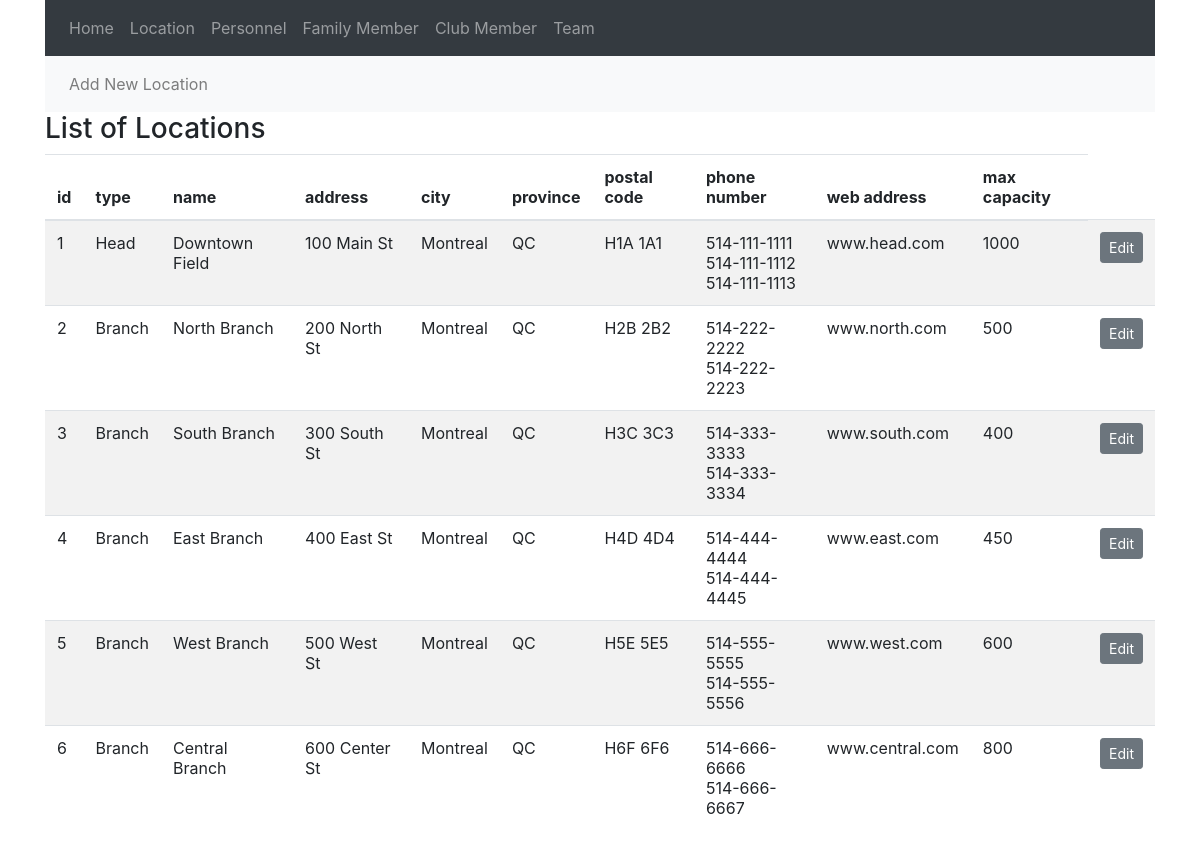
The app's page /Location, older data.
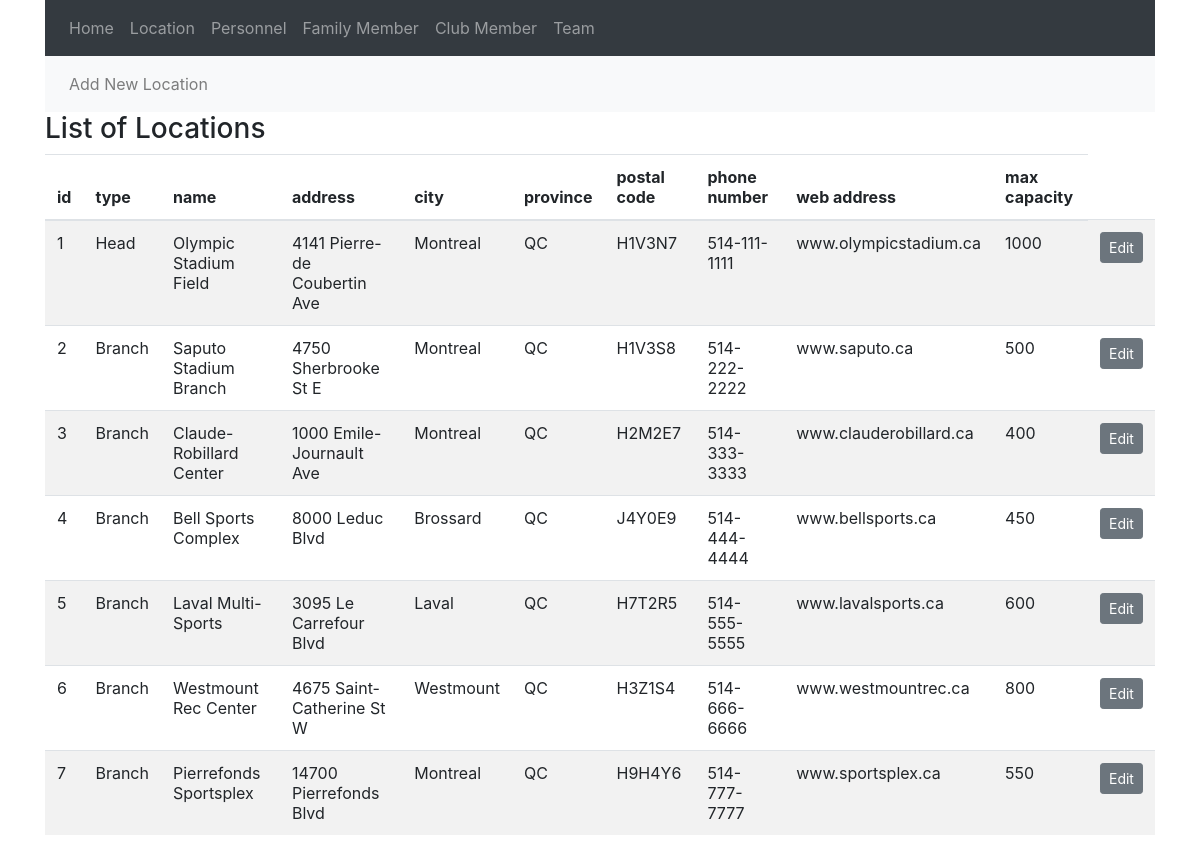
The same page, newer data.
### tables this page shows
CREATE TABLE Location (
    location_id INT AUTO_INCREMENT PRIMARY KEY,
    location_name VARCHAR(100) NOT NULL,
    location_type ENUM('Head','Branch') NOT NULL,
    address VARCHAR(200),
    city VARCHAR(100),
    province VARCHAR(50),
    postal_code VARCHAR(12),
    web_address VARCHAR(255),
    max_capacity INT

);

CREATE TABLE LocationPhone(
    location_id INT,
    phone_number VARCHAR(20),
    PRIMARY KEY(location_id, phone_number),
    FOREIGN KEY(location_id) REFERENCES Location(location_id)
);

### app/controllers/Location.php (called while the page is built, shortened)
<?php
class Location extends Controller
{
    protected $location_model;
    public function __construct()
    {
        $this->location_model = $this->model('location_model');
    }
    public function index()
    {
        $locations = $this->location_model->get_locations();
        foreach ($locations as $location) {
            $location->phones = $this->location_model->get_location_phone_numbers($location->location_id);
        }
        $data = [
            'locations' => $locations
        ];
        $this->view('Location/get_locations',$data);
    }
}
?>

### app/core/app.php (called while the page is built, shortened)
<?php
    class App{
        protected $currentMethod = 'index';
        public function __construct()
        {
            $url = $this->parseURL();
            $url = $url ?? [];
            if(isset($url[0]) && file_exists(__DIR__ . '/../controllers/' . $url[0] . '.php')){
                unset($url[0]);
            }
            $this->currentController = new $this->currentController;
            $this->params = $url ? array_values($url) : [];
            call_user_func_array([$this->currentController, $this->currentMethod], $this->params);
        }
        public function parseURL(){
            if(isset($_GET['url'])){
                $url = rtrim($_GET['url'], '/');
                $url = filter_var($url, FILTER_SANITIZE_URL);
                $url = explode('/',$url);
                return $url;
            }
            return [];
        }
    }

### public/index.php (called while the page is built, shortened)
<?php
    $init = new App;
?>

### app/core/Model.php (called while the page is built, shortened)
<?php
class Model
{
    private $host = DB_HOST;
    private $user = DB_USER;
    private $pass = DB_PASS;
    private $dbname = DB_NAME;
    private $dbh;
    private $stmt;
    public function __construct()
    {
        $dsn = 'mysql:host=' . $this->host . ';dbname=' . $this->dbname;
        $options = array(
            PDO::ATTR_PERSISTENT => true,
            PDO::ATTR_ERRMODE => PDO::ERRMODE_EXCEPTION
        );
        try {
            $this->dbh = new PDO($dsn, $this->user, $this->pass, $options);
        } catch (PDOException $e) {
            $this->error = $e->getMessage();
            echo $this->error;
        }
    }
    public function query($sql)
    {
        $this->stmt = $this->dbh->prepare($sql);
    }
    public function bind($param, $value, $type = null)
    {
        if (is_null($type)) {
            switch (true) {
                case is_int($value):
                    $type = PDO::PARAM_INT;
                    break;
            }
        }
        $this->stmt->bindValue($param, $value, $type);
    }
    public function execute()
    {
        return $this->stmt->execute();
    }
    public function getResultSet(){
        $this->execute();
        return $this->stmt->fetchAll(PDO::FETCH_OBJ);
    }
}

### app/models/location_model.php (called while the page is built, shortened)
<?php
class location_model extends Model{
    public function get_locations(){
        $this->query("SELECT * FROM location");
        return $this->getResultSet();
    }
    public function get_location_phone_numbers($location_id){
        $this->query("SELECT phone_number FROM LocationPhone WHERE location_id = :location_id");
        $this->bind(":location_id",$location_id);
        return $this->getResultSet();
    }
}
?>

### app/views/Location/get_locations.php (the view, shortened to what this page needs)
<?php require APPROOT . '/views/includes/header.php';  ?>
<nav class="navbar navbar-expand-lg navbar-light bg-light">
  <div class="collapse navbar-collapse" id="navbarSupportedContent">
    <ul class="navbar-nav mr-auto">
      <li class="nav-item">
        <a class="nav-link" href="<?=URLROOT; ?>/Location/add_location">Add New Location</a>
      </li>
    </ul>
  </div>
</nav>
<table class="table table-striped">
  <h3>List of Locations</h3>
  <thead>
    <tr>
      <th scope="col">id</th>
      <th scope="col">type</th>
      <th scope="col">name</th>
      <th scope="col">address</th>
      <th scope="col">city</th>
      <th scope="col">province</th>
      <th scope="col">postal code</th>
      <th scope="col">phone number</th>
      <th scope="col">web address</th>
      <th scope="col">max capacity</th>
    </tr>
  </thead>
  <tbody>
    <?php foreach ($data['locations'] as $location) : ?>
      <tr>
        <td><?= $location->location_id ?></td>
        <td><?= $location->location_type ?></td>
        <td><?= $location->location_name ?></td>
        <td><?= $location->address ?></td>
        <td><?= $location->city ?></td>
        <td><?= $location->province?></td>
        <td><?= $location->postal_code ?></td>
        <td>
          <?php foreach ($location->phones as $phone): ?>
            <?= $phone->phone_number ?><br>
          <?php endforeach; ?>
        </td>
        <td><?= $location->web_address ?></td>
        <td><?= $location->max_capacity ?></td>
        <td><a class="btn btn-sm btn-secondary" href="<?= URLROOT; ?>/Location/edit_location/<?= $location->location_id ?>">Edit</a></td>
      </tr>
    <?php endforeach; ?>
  </tbody>
</table>
<?php require APPROOT . '/views/includes/footer.php'; ?>

### app/core/Controller.php (shortened to what this page needs)
<?php
    class Controller{
        public function view($name, $data = []){
            if(file_exists(__DIR__ . '/../views/' . $name . '.php')){
                require_once __DIR__ . '/../views/' . $name . '.php';
            }
            else{
                echo __DIR__ . '/../views/' . $name . '.php does not exists';
            }
        }
        public function model($modelName){
            return new $modelName;
        }
    }
?>

### app/views/includes/header.php (shortened to what this page needs)
<html lang="en">
<head>
  <link rel="stylesheet" href="<?php echo URLROOT; ?>/css/style.css">
  <link rel="stylesheet" href="https://stackpath.bootstrapcdn.com/bootstrap/4.4.1/css/bootstrap.min.css">
  <link rel="stylesheet" href="https://cdnjs.cloudflare.com/ajax/libs/font-awesome/6.0.0/css/all.min.css" />
</head>
<body>
  <div class="container">
  <nav class="navbar navbar-expand navbar-dark bg-dark">
<div class="collapse navbar-collapse" id="navbarSupportedContent">
  <ul class="navbar-nav mr-auto">
    <li class="nav-item">
      <a class="nav-link" href="<?= URLROOT; ?>/Home">Home</a>
    </li>
    <li class="nav-item">
      <a class="nav-link" href="<?= URLROOT; ?>/Location">Location</a>
    </li>
    <li class="nav-item">
      <a class="nav-link" href="<?= URLROOT; ?>/Personnel">Personnel</a>
    </li>
    <li class="nav-item">
      <a class="nav-link" href="<?= URLROOT; ?>/FamilyMember">Family Member</a>
    </li>
    <li class="nav-item">
      <a class="nav-link" href="<?= URLROOT; ?>/ClubMember">Club Member</a>
    </li>
    <li class="nav-item">
      <a class="nav-link" href="<?= URLROOT; ?>/Team">Team</a>
    </li>
  </ul>
</div>
</nav>

### app/views/includes/footer.php (shortened to what this page needs)
</div>
</body>
</html>

Row changes from the older to the newer data that the page shows:
removed locationphone: phone_number "514-111-1112", shown under location "Head"
removed locationphone: phone_number "514-111-1113", shown under location "Head"
removed locationphone: phone_number "514-222-2223", shown under location id 2
removed locationphone: phone_number "514-333-3334", shown under location id 3
removed locationphone: phone_number "514-444-4445", shown under location id 4
removed locationphone: phone_number "514-555-5556", shown under location id 5
removed locationphone: phone_number "514-666-6667", shown under location id 6
changed location "Head": location_name "Downtown Field" → "Olympic Stadium Field"; address "100 Main St" → "4141 Pierre-de Coubertin Ave"; postal_code "H1A 1A1" → "H1V3N7"; web_address "www.head.com" → "www.olympicstadium.ca"
changed location id 2: location_name "North Branch" → "Saputo Stadium Branch"; address "200 North St" → "4750 Sherbrooke St E"; postal_code "H2B 2B2" → "H1V3S8"; web_address "www.north.com" → "www.saputo.ca"
changed location id 3: location_name "South Branch" → "Claude-Robillard Center"; address "300 South St" → "1000 Emile-Journault Ave"; postal_code "H3C 3C3" → "H2M2E7"; web_address "www.south.com" → "www.clauderobillard.ca"
changed location id 4: location_name "East Branch" → "Bell Sports Complex"; address "400 East St" → "8000 Leduc Blvd"; city "Montreal" → "Brossard"; postal_code "H4D 4D4" → "J4Y0E9"; web_address "www.east.com" → "www.bellsports.ca"
changed location id 5: location_name "West Branch" → "Laval Multi-Sports"; address "500 West St" → "3095 Le Carrefour Blvd"; city "Montreal" → "Laval"; postal_code "H5E 5E5" → "H7T2R5"; web_address "www.west.com" → "www.lavalsports.ca"
changed location id 6: location_name "Central Branch" → "Westmount Rec Center"; address "600 Center St" → "4675 Saint-Catherine St W"; city "Montreal" → "Westmount"; postal_code "H6F 6F6" → "H3Z1S4"; web_address "www.central.com" → "www.westmountrec.ca"
added location: location_id "7", location_type "Branch", location_name "Pierrefonds Sportsplex", address "14700 Pierrefonds Blvd", city "Montreal", province "QC", postal_code "H9H4Y6", web_address "www.sportsplex.ca", max_capacity "550"
added locationphone: phone_number "514-777-7777", shown under "7"
